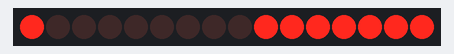
A sketch run on a simulated Arduino Uno, built with avr-gcc and run on an emulated ATmega328P. On the bench: 16 shift-register outputs drawn as a row of LEDs (first output left, lit = HIGH). Wiring (inferred from the names in the program): 2 × shift register (74HC595): data pin 11; shift clock pin 13; latch pin 10. Wiring (inferred from the signals the program sends): row of LEDs: on Q0, Q1, Q2, Q3, Q4, Q5, Q6, Q7, Q8, Q9, Q10, Q11, Q12, Q13, Q14, Q15.

Above: at 0.07 s.
At 1.27 s:
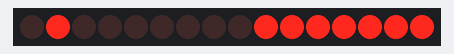
At 2.47 s:
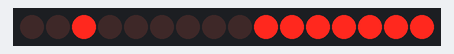
At 5.03 s:
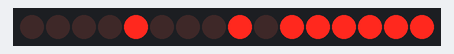
At 7.58 s:
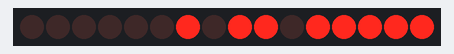
At 10.1 s:
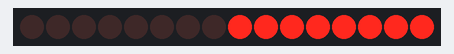
Timing chart, 0 to 13.8 s (numbered marks = the images above):
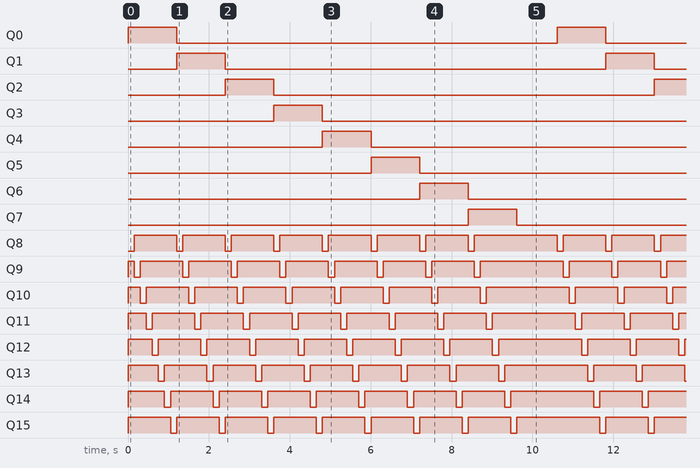

The sketch:

prueba_matriz.ino
```cpp
#include <Arduino.h>
// Prueba de la matriz: enciende los LEDs uno a uno,
// de izquierda a derecha y de arriba abajo.

const int PIN_DATA  = 11;  // SER (pin 14) del chip 1
const int PIN_LATCH = 10;  // RCLK (pin 12) de ambos chips
const int PIN_CLOCK = 13;  // SRCLK (pin 11) de ambos chips

const unsigned long PASO_MS = 150;   // tiempo que esta encendido cada LED

void writeRegs(byte rowBits, byte colBits) {
  digitalWrite(PIN_LATCH, LOW);
  shiftOut(PIN_DATA, PIN_CLOCK, MSBFIRST, colBits);  // chip 2 (columnas)
  shiftOut(PIN_DATA, PIN_CLOCK, MSBFIRST, rowBits);  // chip 1 (filas)
  digitalWrite(PIN_LATCH, HIGH);
}

void setup() {
  pinMode(PIN_DATA, OUTPUT);
  pinMode(PIN_LATCH, OUTPUT);
  pinMode(PIN_CLOCK, OUTPUT);
  writeRegs(0x00, 0xFF);  // todo apagado
}

void loop() {
  for (int fila = 0; fila < 8; fila++) {
    for (int col = 0; col < 8; col++) {
      byte rowBits = 1 << fila;            // fila a HIGH
      byte colBits = ~(1 << col);          // columna a LOW
      writeRegs(rowBits, colBits);
      delay(PASO_MS);
    }
  }
  writeRegs(0x00, 0xFF);
  delay(1000);
}
```

Measured:
- by itself, Q0–7: alternates HIGH for 1.2 s and LOW for 9.4 s
- by itself, Q8: repeats every 10.6 s: 6 × (LOW 0.15 s, HIGH 1.1 s), LOW 0.15 s, HIGH 2.1 s, LOW 0.15 s, HIGH 1.1 s
- by itself, Q9–15: repeats every 10.6 s: 7 × (LOW 0.15 s, HIGH 1.1 s), LOW 0.15 s, HIGH 2.1 s
